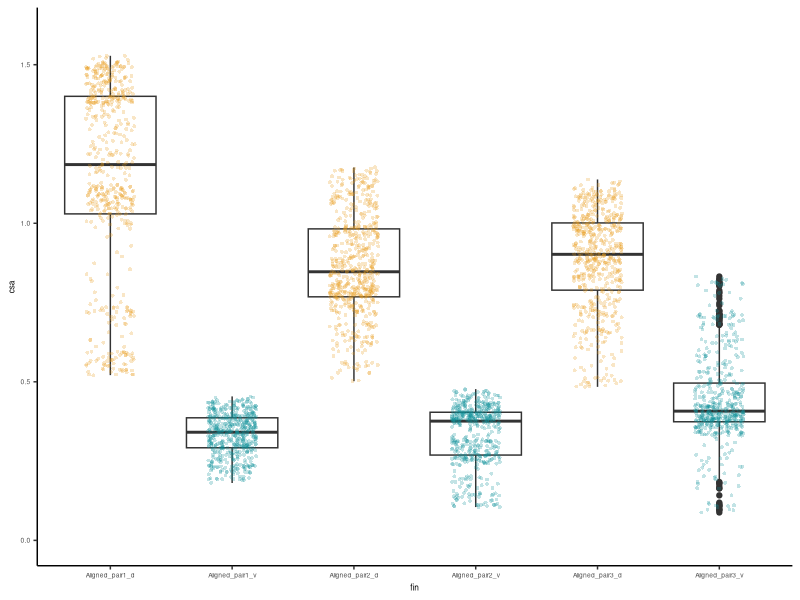
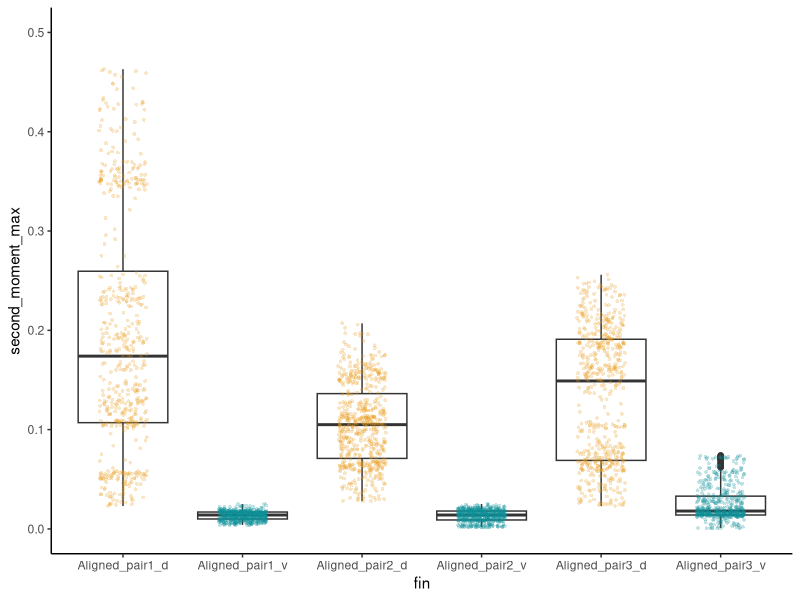

Recreate these plots in R, in order. (Note: this script raises an error after producing the figures.)
# Measure and plot fin rays for Eusthenopteron NUFV109    d DV comparison
# May 2019
# TAS


# initialize packages ####
library(ggplot2) 


# load data ####
NUV109_all_data <- read.delim("data/NUFV109_measured_rays.txt") # load data

NUV109_all_data <- NUV109_all_data[c("Label", "Slice","CSA","Imin_._.4.","Imax_._.4.")] # readuce to variables we compare
colnames(NUV109_all_data) <- c("fin", "slice","csa","second_moment_min", "second_moment_max") # re-name columns for clarity.


# plot data ####

# set color scheme for d vs v
group.colors <- c(Aligned_pair1_d="#E89E1C", Aligned_pair1_v="#0D929A",
                  Aligned_pair2_d="#E89E1C", Aligned_pair2_v="#0D929A",
                  Aligned_pair3_d="#E89E1C", Aligned_pair3_v="#0D929A")

# cross sectional area.
p_csa <- ggplot(data=NUV109_all_data, aes(x=fin, y=csa)) +
  geom_boxplot(alpha=1) +
  geom_jitter(shape=16, position=position_jitter(0.2), size=1, alpha=0.25, aes(color=fin)) +
  scale_color_manual(values = group.colors) +
  ylim(0,1.6) +
  theme_classic() +
  theme(legend.position="none", text=element_text(size=6))

ggsave("output_figures/NUFV109_csa.pdf", plot=p_csa,  width=5, height=5, units = "cm")


# second moment of area - max 
p_2nd_mom <- ggplot(data=NUV109_all_data, aes(x=fin, y=second_moment_max))  +
  geom_boxplot(alpha=1.0) +
  geom_jitter(shape=16, position=position_jitter(0.2), size=1, alpha=0.25, aes(color=fin)) +
  theme_classic() +
 ylim(0,0.5) +
  theme(legend.position="none") +
  scale_color_manual(values = group.colors)

ggsave("output_figures/NUFV109_csa_mom.pdf", plot=p_2nd_mom,  width=6, height=5, units = "cm")

# second moment of area - max # I think not going to use. In this spp., it corresponds to the AP axis of the fin. 

# analyzing NUV109 rays ####
NUFV109_d1 <- NUV109_all_data[NUV109_all_data$fin=="Aligned_pair1_d",]
NUFV109_v1 <- NUV109_all_data[NUV109_all_data$fin=="Aligned_pair1_v",]
NUFV109_d2 <- NUV109_all_data[NUV109_all_data$fin=="Aligned_pair2_d",]
NUFV109_v2 <- NUV109_all_data[NUV109_all_data$fin=="Aligned_pair2_v",]
NUFV109_d3 <- NUV109_all_data[NUV109_all_data$fin=="Aligned_pair3_d",]
NUFV109_v3 <- NUV109_all_data[NUV109_all_data$fin=="Aligned_pair3_v",]

# comparing area - for figure
(mean(NUFV109_d1$csa)/mean(NUFV109_v1$csa) +
  mean(NUFV109_d2$csa)/mean(NUFV109_v2$csa) +
  mean(NUFV109_d3$csa)/mean(NUFV109_v3$csa)) /3

# comparing moment of area, max - for figure
(mean(NUFV109_d1$second_moment_max)/mean(NUFV109_v1$second_moment_max) +
  mean(NUFV109_d2$second_moment_max)/mean(NUFV109_v2$second_moment_max) +
  mean(NUFV109_d3$second_moment_max)/mean(NUFV109_v3$second_moment_max)) /3


# statistics  
# test if  data are normally distributed.
shapiro.test(NUFV109_d1$csa)
shapiro.test(NUFV109_d2$csa)
shapiro.test(NUFV109_d3$csa)
shapiro.test(NUFV109_v1$csa)
shapiro.test(NUFV109_v2$csa)
shapiro.test(NUFV109_v3$csa) # greater than 0.05 = normal
shapiro.test(NUFV109_d1$second_moment_min) # greater than 0.05= normal
shapiro.test(NUFV109_d2$second_moment_min)
shapiro.test(NUFV109_d3$second_moment_min) # greater than 0.05= normal
shapiro.test(NUFV109_v1$second_moment_min)
shapiro.test(NUFV109_v2$second_moment_min) # greater than 0.05 = normal
shapiro.test(NUFV109_v3$second_moment_min)


#  table of these results
d1_vs_v1_csa <- as.vector(c("Tiktaalik", "NUV109", "d1_vs_v1", "csa", wilcox.test(NUFV109_d1$csa, NUFV109_v1$csa)$statistic, wilcox.test(NUFV109_d1$csa, NUFV109_v1$csa)$p.value))
d2_vs_v2_csa <- as.vector(c("Tiktaalik", "NUV109", "d2_vs_v3", "csa", wilcox.test(NUFV109_d2$csa, NUFV109_v2$csa)$statistic, wilcox.test(NUFV109_d2$csa, NUFV109_v2$csa)$p.value))
d3_vs_v3_csa <- as.vector(c("Tiktaalik", "NUV109", "d2_vs_v3", "csa", wilcox.test(NUFV109_d3$csa, NUFV109_v3$csa)$statistic, wilcox.test(NUFV109_d3$csa, NUFV109_v3$csa)$p.value))
d1_vs_v1_mom <- as.vector(c("Tiktaalik", "NUV109", "d1_vs_v1", "second_moment", wilcox.test(NUFV109_d1$second_moment_min, NUFV109_v1$second_moment_min)$statistic, wilcox.test(NUFV109_d1$second_moment_min, NUFV109_v1$second_moment_min)$p.value))
d2_vs_v2_mom <- as.vector(c("Tiktaalik", "NUV109", "d2_vs_v3", "second_moment", wilcox.test(NUFV109_d2$second_moment_min, NUFV109_v2$second_moment_min)$statistic, wilcox.test(NUFV109_d2$second_moment_min, NUFV109_v2$second_moment_min)$p.value))
d3_vs_v3_mom <- as.vector(c("Tiktaalik", "NUV109", "d2_vs_v3", "second_moment", wilcox.test(NUFV109_d3$second_moment_min, NUFV109_v3$second_moment_min)$statistic, wilcox.test(NUFV109_d3$second_moment_min, NUFV109_v3$second_moment_min)$p.value))

suppl_table <- rbind(d1_vs_v1_csa, d2_vs_v2_csa, d3_vs_v3_csa,
                     d1_vs_v1_mom, d2_vs_v2_mom, d3_vs_v3_mom)

colnames(suppl_table) <- c("species", "specimen","rays_compared", "comparison", "W", "p-value")

write.table(suppl_table,"output_files/tetrapodomorph_dv_wilcox_test.txt",
            row.names = FALSE,
            quote=FALSE,
            append = TRUE,
            col.names = FALSE)